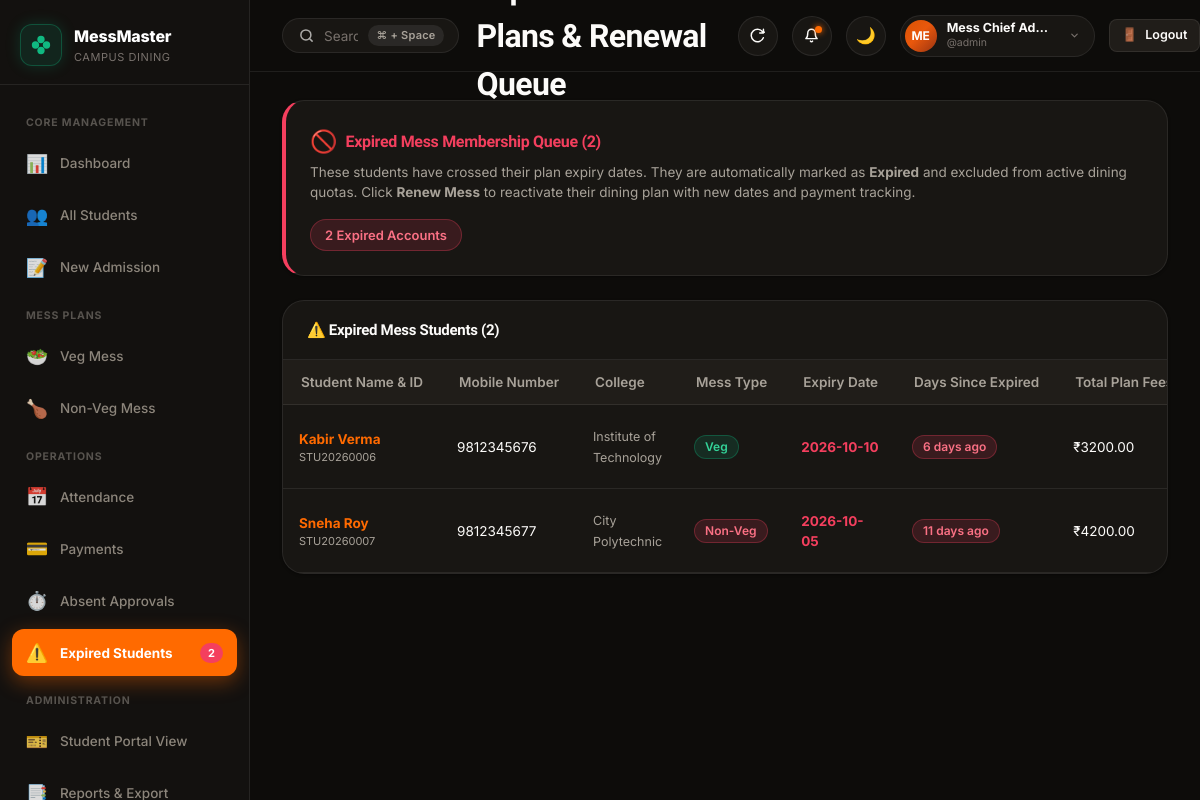
Page /expired-students (signed in) on the committed database.
### tables this page shows
CREATE TABLE mess_plans (
            id INTEGER PRIMARY KEY AUTOINCREMENT,
            student_id TEXT NOT NULL,
            plan_duration_days INTEGER NOT NULL,
            start_date DATE NOT NULL,
            original_expiry_date DATE NOT NULL,
            current_expiry_date DATE NOT NULL,
            total_extension_days INTEGER DEFAULT 0,
            mess_type TEXT NOT NULL CHECK(mess_type IN ('Veg', 'Non-Veg')),
            total_fee REAL NOT NULL,
            status TEXT NOT NULL DEFAULT 'Active' CHECK(status IN ('Active', 'Expired', 'Renewed')),
            is_current INTEGER NOT NULL DEFAULT 1,
            created_at DATETIME DEFAULT CURRENT_TIMESTAMP,
            FOREIGN KEY (student_id) REFERENCES students(student_id) ON DELETE CASCADE
        );

CREATE TABLE students (
            id INTEGER PRIMARY KEY AUTOINCREMENT,
            student_id TEXT UNIQUE NOT NULL,
            full_name TEXT NOT NULL,
            mobile TEXT UNIQUE NOT NULL,
            college_name TEXT NOT NULL,
            mess_type TEXT NOT NULL CHECK(mess_type IN ('Veg', 'Non-Veg')),
            status TEXT NOT NULL DEFAULT 'Active' CHECK(status IN ('Active', 'Expired', 'Deactivated')),
            admission_date DATE NOT NULL,
            created_at DATETIME DEFAULT CURRENT_TIMESTAMP,
            updated_at DATETIME DEFAULT CURRENT_TIMESTAMP
        , meal_preference TEXT DEFAULT 'Both');

### app.py (the view)
@app.route('/expired-students')
@login_required
def expired_students():
    database.update_all_mess_expiries()
    conn = database.get_db_connection()
    today_str = date.today().isoformat()
    expired_list = conn.execute("""
        SELECT s.student_id, s.full_name, s.mobile, s.college_name, s.mess_type, s.status,
               p.start_date, p.current_expiry_date, p.total_fee,
               (julianday(?) - julianday(p.current_expiry_date)) as days_since_expiry,
               COALESCE((SELECT SUM(amount) FROM payments WHERE student_id = s.student_id), 0) as total_paid,
               (p.total_fee - COALESCE((SELECT SUM(amount) FROM payments WHERE student_id = s.student_id), 0)) as balance
        FROM students s
        JOIN mess_plans p ON s.student_id = p.student_id AND p.is_current = 1
        WHERE p.current_expiry_date < ? OR s.status = 'Expired'
        ORDER BY p.current_expiry_date DESC
    """, (today_str, today_str)).fetchall()
    conn.close()
    default_veg_fee = float(database.get_setting('veg_monthly_fee', '3200'))
    default_nonveg_fee = float(database.get_setting('nonveg_monthly_fee', '4200'))
    return render_template('expired_students.html',
        expired_students=expired_list,
        default_veg_fee=default_veg_fee,
        default_nonveg_fee=default_nonveg_fee
    )

### app.py (called while the page is built)
def login_required(f):
    @wraps(f)
    def decorated_function(*args, **kwargs):
        if 'user_id' not in session:
            flash("Please sign in to access the Mess Management System.", "warning")
            return redirect(url_for('login', next=request.url))
        return f(*args, **kwargs)
    return decorated_function

### database.py (called while the page is built, shortened)
def get_db_path():
    return DEFAULT_DB_PATH

def get_db_connection():
    db_file = get_db_path()
    try:
        os.makedirs(os.path.dirname(db_file), exist_ok=True)
    except OSError:
        pass
    conn = sqlite3.connect(db_file)
    conn.row_factory = sqlite3.Row
    conn.execute("PRAGMA foreign_keys = ON;")
    return conn

def get_setting(key, default_value=''):
    conn = get_db_connection()
    row = conn.execute("SELECT value FROM settings WHERE key = ?", (key,)).fetchone()
    conn.close()
    return row['value'] if row else default_value

### templates/expired_students.html (shortened to what this page needs)
{% extends "base.html" %}
{% block content %}
<div class="panel" style="margin-bottom: 24px; border-left: 4px solid var(--accent-red); background: var(--bg-card);">
  <div class="panel-body">
    <div style="display: flex; justify-content: space-between; align-items: center; flex-wrap: wrap; gap: 16px;">
      <div>
        <div style="display: flex; align-items: center; gap: 8px;">
          <span style="font-size: 22px;">🚫</span>
          <h3 style="font-size: 16px; font-weight: 700; color: var(--accent-red);">Expired Mess Membership Queue ({{ expired_students|length }})</h3>
        </div>
        <p style="font-size: 13.5px; color: var(--text-secondary); margin-top: 4px;">
          These students have crossed their plan expiry dates. They are automatically marked as <strong>Expired</strong> and excluded from active dining quotas.
          Click <strong>Renew Mess</strong> to reactivate their dining plan with new dates and payment tracking.
        </p>
      </div>
      <div>
        <span class="badge badge-expired" style="font-size: 13px; padding: 6px 14px;">
          {{ expired_students|length }} Expired Accounts
        </span>
      </div>
    </div>
  </div>
</div>
<div class="panel">
  <div class="panel-header">
    <h3 class="panel-title">⚠️ Expired Mess Students ({{ expired_students|length }})</h3>
  </div>
  <div class="panel-body" style="padding: 0;">
    <div class="table-responsive">
      <table class="data-table">
        <thead>
          <tr>
            <th>Student Name & ID</th>
            <th>Mobile Number</th>
            <th>College</th>
            <th>Mess Type</th>
            <th>Expiry Date</th>
            <th>Days Since Expired</th>
            <th>Total Plan Fees</th>
          </tr>
        </thead>
        <tbody>
          {% if expired_students %}
            {% for s in expired_students %}
              <tr>
                <td>
                  <strong><a href="{{ url_for('student_profile', student_id=s.student_id) }}" style="color: var(--accent-orange);">{{ s.full_name }}</a></strong>
                  <div style="font-size: 11px; color: var(--text-secondary);">{{ s.student_id }}</div>
                </td>
                <td>{{ s.mobile }}</td>
                <td><span style="font-size: 12.5px; color: var(--text-secondary);">{{ s.college_name }}</span></td>
                <td>
                  <span class="badge {% if s.mess_type == 'Veg' %}badge-veg{% else %}badge-nonveg{% endif %}">
                    {{ s.mess_type }}
                  </span>
                </td>
                <td>
                  <strong style="color: var(--accent-red);">{{ s.current_expiry_date }}</strong>
                </td>
                <td>
                  <span class="badge badge-expired">
                    {{ s.days_since_expiry|int }} days ago
                  </span>
                </td>
                <td>{{ currency_symbol }}{{ "%.2f"|format(s.total_fee) }}</td>
              </tr>
            {% endfor %}
          {% else %}
            <tr>
              <td colspan="10" style="text-align: center; padding: 36px; color: var(--text-muted);">
                ✨ No expired mess students! All registered students currently hold valid active plans.
              </td>
            </tr>
          {% endif %}
        </tbody>
      </table>
    </div>
  </div>
</div>
{% endblock %}

### static/css/style.css (style rules this page uses)
:root, [data-theme="dark"] { --bg-body: #0d0c0a; --bg-sidebar: #13110f; --bg-sidebar-hover: rgba(255, 255, 255, 0.05); --bg-card: #181613; --bg-card-elevated: #201d19; --bg-card-hover: #26221d; --border-subtle: rgba(255, 255, 255, 0.08); --border-strong: rgba(255, 255, 255, 0.15); --border-input: #2d2822; --accent-orange: #ff6a00; --accent-orange-hover: #ff7d1a; --accent-orange-glow: rgba(255, 106, 0, 0.35); --accent-orange-subtle: rgba(255, 106, 0, 0.12); --accent-green: #10b981; --accent-green-hover: #059669; --accent-green-glow: rgba(16, 185, 129, 0.3); --accent-green-bg: rgba(16, 185, 129, 0.14); --accent-green-text: #34d399; --accent-red: #f43f5e; --accent-red-bg: rgba(244, 63, 94, 0.15); --accent-red-text: #fb7185; --accent-amber: #f59e0b; --accent-amber-bg: rgba(245, 158, 11, 0.15); --accent-amber-text: #fbbf24; --gradient-amber-card: linear-gradient(135deg, #d95304 0%, #ea580c 45%, #9a3412 100%); --gradient-amber-soft: linear-gradient(145deg, rgba(234, 88, 12, 0.22) 0%, rgba(24, 22, 19, 0.95) 100%); --gradient-card-dark: linear-gradient(180deg, #1e1b17 0%, #151310 100%); --text-primary: #fcfbf9; --text-secondary: #a8a299; --text-tertiary: #78716c; --primary: #ff6a00; --primary-hover: #ff7d1a; --success: #10b981; --danger: #f43f5e; --warning: #f59e0b; --info: #38bdf8; --veg-color: #10b981; --nonveg-color: #f43f5e; --text-main: #fcfbf9; --text-muted: #a8a299; --text-light: #78716c; --bg-main: #0d0c0a; --bg-elevated: #201d19; --card-border: rgba(255, 255, 255, 0.08); --border-color: rgba(255, 255, 255, 0.08); --input-border: #2d2822; --success-bg: rgba(16, 185, 129, 0.14); --danger-bg: rgba(244, 63, 94, 0.15); --warning-bg: rgba(245, 158, 11, 0.15); --info-bg: rgba(56, 189, 248, 0.14); --shadow-sm: 0 1px 3px rgba(0, 0, 0, 0.4); --shadow-md: 0 4px 12px rgba(0, 0, 0, 0.5); --shadow-lg: 0 10px 30px -5px rgba(0, 0, 0, 0.6), 0 0 1px 1px rgba(255, 255, 255, 0.05); --shadow-glow: 0 6px 20px rgba(255, 106, 0, 0.38); --sidebar-width: 250px; --header-height: 72px; --radius-sm: 8px; --radius-md: 12px; --radius-lg: 18px; --radius-xl: 22px; --transition: all 0.22s cubic-bezier(0.4, 0, 0.2, 1); }
* { box-sizing: border-box; margin: 0; padding: 0; }
body { font-family: 'Inter', -apple-system, BlinkMacSystemFont, sans-serif; background-color: var(--bg-body); color: var(--text-primary); line-height: 1.5; -webkit-font-smoothing: antialiased; min-height: 100vh; transition: background-color 0.25s ease, color 0.25s ease; }
h1, h2, h3, h4, h5, h6 { font-family: 'Plus Jakarta Sans', sans-serif; font-weight: 700; color: var(--text-primary); letter-spacing: -0.02em; }
a { color: var(--accent-orange); text-decoration: none; transition: var(--transition); }
.panel { background-color: var(--bg-card); border-radius: var(--radius-xl); border: 1px solid var(--border-subtle); box-shadow: var(--shadow-sm); overflow: hidden; }
.panel-header { padding: 18px 24px; border-bottom: 1px solid var(--border-subtle); display: flex; align-items: center; justify-content: space-between; }
.panel-title { font-size: 15px; font-weight: 700; color: var(--text-primary); }
.panel-body { padding: 24px; }
.table-responsive { width: 100%; overflow-x: auto; -webkit-overflow-scrolling: touch; scrollbar-width: thin; scrollbar-color: var(--border-strong) transparent; }
.data-table { width: 100%; min-width: 660px; border-collapse: collapse; text-align: left; font-size: 13.5px; }
.data-table th { background-color: var(--bg-card-elevated); color: var(--text-secondary); font-weight: 600; padding: 12px 18px; border-bottom: 1px solid var(--border-subtle); white-space: nowrap; }
.data-table td { padding: 13px 16px; border-bottom: 1px solid var(--border-subtle); color: var(--text-primary); vertical-align: middle; overflow-wrap: break-word; }
.data-table td strong a { color: var(--accent-orange); word-break: break-all; }
.badge { display: inline-flex; align-items: center; gap: 5px; padding: 3px 10px; border-radius: 9999px; font-size: 12px; font-weight: 600; line-height: 1.4; white-space: nowrap; background-color: var(--bg-card-elevated); color: var(--text-primary); border: 1px solid var(--border-subtle); }
.badge-veg, .badge-active, .badge-paid, .badge-success { background-color: var(--accent-green-bg); color: var(--accent-green-text); border: 1px solid rgba(16, 185, 129, 0.3); }
.badge-nonveg, .badge-expired, .badge-pending, .badge-danger { background-color: var(--accent-red-bg); color: var(--accent-red-text); border: 1px solid rgba(244, 63, 94, 0.3); }

### rows in the picture
mess_plans: full_name "Kabir Verma", student_id "STU20260006", mobile "9812345676", college_name "Institute of Technology", mess_type "Veg", current_expiry_date "2026-10-10", days_since_expiry "6", currency_symbol "₹", total_fee "3200.00"
mess_plans: full_name "Sneha Roy", student_id "STU20260007", mobile "9812345677", college_name "City Polytechnic", mess_type "Non-Veg", current_expiry_date "2026-10-05", days_since_expiry "11", currency_symbol "₹", total_fee "4200.00"

### other values in the picture
{{ badge_expired_count }} "2"
{{ (session.get('full_name', 'US')[:2])|upper }} "ME"
{{ session.get('full_name') or 'User Profile' }} "Mess Chief Ad…"
{{ (session.get('username') or 'user')|lower }} "admin"
{{ expired_students|length }} "2"
